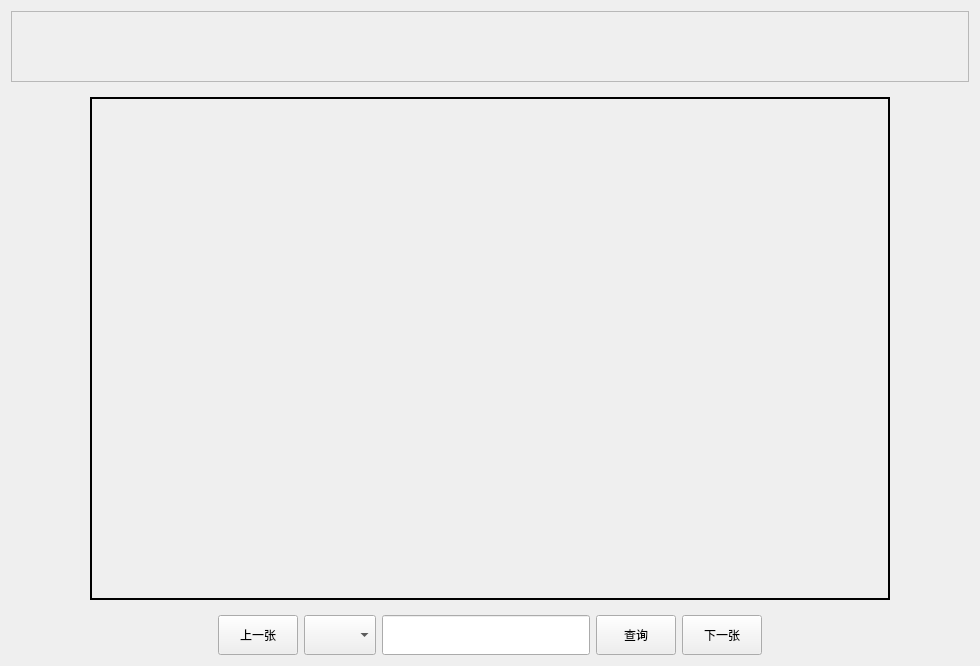
<?xml version="1.0" encoding="UTF-8"?>
<ui version="4.0">
 <class>ExhibitionWidget</class>
 <widget class="QWidget" name="ExhibitionWidget">
  <property name="geometry">
   <rect>
    <x>0</x>
    <y>0</y>
    <width>980</width>
    <height>666</height>
   </rect>
  </property>
  <property name="windowTitle">
   <string>Form</string>
  </property>
  <layout class="QVBoxLayout" name="verticalLayout" stretch="1,11,1">
   <item>
    <widget class="QTextEdit" name="textEdit">
     <property name="enabled">
      <bool>false</bool>
     </property>
     <property name="minimumSize">
      <size>
       <width>0</width>
       <height>71</height>
      </size>
     </property>
     <property name="maximumSize">
      <size>
       <width>16777215</width>
       <height>71</height>
      </size>
     </property>
    </widget>
   </item>
   <item>
    <widget class="QWidget" name="widget" native="true">
     <layout class="QGridLayout" name="gridLayout">
      <item row="0" column="0">
       <spacer name="horizontalSpacer_3">
        <property name="orientation">
         <enum>Qt::Horizontal</enum>
        </property>
        <property name="sizeHint" stdset="0">
         <size>
          <width>40</width>
          <height>20</height>
         </size>
        </property>
       </spacer>
      </item>
      <item row="0" column="1">
       <widget class="QLabel" name="label">
        <property name="minimumSize">
         <size>
          <width>800</width>
          <height>500</height>
         </size>
        </property>
        <property name="styleSheet">
         <string notr="true">border-color: rgb(90, 78, 255);
border:2px solid</string>
        </property>
        <property name="text">
         <string/>
        </property>
       </widget>
      </item>
      <item row="0" column="2">
       <spacer name="horizontalSpacer_4">
        <property name="orientation">
         <enum>Qt::Horizontal</enum>
        </property>
        <property name="sizeHint" stdset="0">
         <size>
          <width>40</width>
          <height>20</height>
         </size>
        </property>
       </spacer>
      </item>
     </layout>
    </widget>
   </item>
   <item>
    <layout class="QHBoxLayout" name="horizontalLayout">
     <item>
      <spacer name="horizontalSpacer">
       <property name="orientation">
        <enum>Qt::Horizontal</enum>
       </property>
       <property name="sizeHint" stdset="0">
        <size>
         <width>40</width>
         <height>20</height>
        </size>
       </property>
      </spacer>
     </item>
     <item>
      <widget class="QPushButton" name="pushButton">
       <property name="minimumSize">
        <size>
         <width>0</width>
         <height>40</height>
        </size>
       </property>
       <property name="text">
        <string>上一张</string>
       </property>
      </widget>
     </item>
     <item>
      <widget class="QComboBox" name="comboBox">
       <property name="minimumSize">
        <size>
         <width>0</width>
         <height>40</height>
        </size>
       </property>
      </widget>
     </item>
     <item>
      <widget class="QLineEdit" name="lineEdit">
       <property name="minimumSize">
        <size>
         <width>0</width>
         <height>40</height>
        </size>
       </property>
      </widget>
     </item>
     <item>
      <widget class="QPushButton" name="pushButton_3">
       <property name="minimumSize">
        <size>
         <width>0</width>
         <height>40</height>
        </size>
       </property>
       <property name="text">
        <string>查询</string>
       </property>
      </widget>
     </item>
     <item>
      <widget class="QPushButton" name="pushButton_2">
       <property name="minimumSize">
        <size>
         <width>0</width>
         <height>40</height>
        </size>
       </property>
       <property name="text">
        <string>下一张</string>
       </property>
      </widget>
     </item>
     <item>
      <spacer name="horizontalSpacer_2">
       <property name="orientation">
        <enum>Qt::Horizontal</enum>
       </property>
       <property name="sizeHint" stdset="0">
        <size>
         <width>40</width>
         <height>20</height>
        </size>
       </property>
      </spacer>
     </item>
    </layout>
   </item>
  </layout>
 </widget>
 <resources/>
 <connections/>
</ui>
